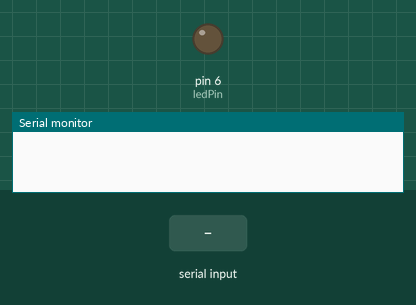
Recording of a sketch running on a simulated Arduino Uno, built with avr-gcc and run on an emulated ATmega328P. Shown: output pins drawn as LEDs (lit = HIGH), the last lines printed to the serial monitor. The inputs (shaded band) are chosen by the test bench.

Above: at 1.2 s.
1.3 s: "H" received over Serial
At 1.8 s:
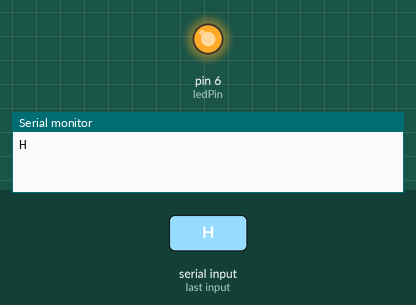
4.3 s: "L" received over Serial
At 5.4 s:
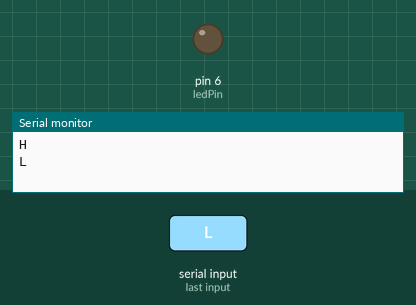
Timing chart, 0 to 7.3 s (numbered marks = the images above; inputs shaded):
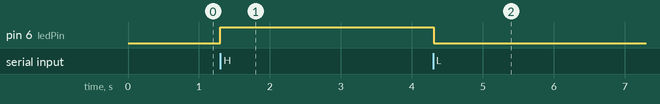

The sketch:

3_controlLED.ino
```cpp
long baudRate = 9600;
int ledPin = 6;

void setup() {
    Serial.begin(baudRate);
    pinMode(ledPin, OUTPUT);
}

void loop() {

         // loop through and .read() the buffer until empty.
          while (Serial.available()) {
              char readByte = Serial.read();
              Serial.println(readByte);
              if ( readByte == 'H' ) digitalWrite(ledPin, HIGH); // 1
              if ( readByte == 'h' ) digitalWrite(ledPin, HIGH); // 1
              if ( readByte == 'L' ) digitalWrite(ledPin, LOW);  // 0
          }

    delay(10);
}
```

Measured:
- after the input at 1.3 s, pin 6 (ledPin): LOW → HIGH at once
- after the input at 4.3 s, pin 6 (ledPin): HIGH → LOW at once
